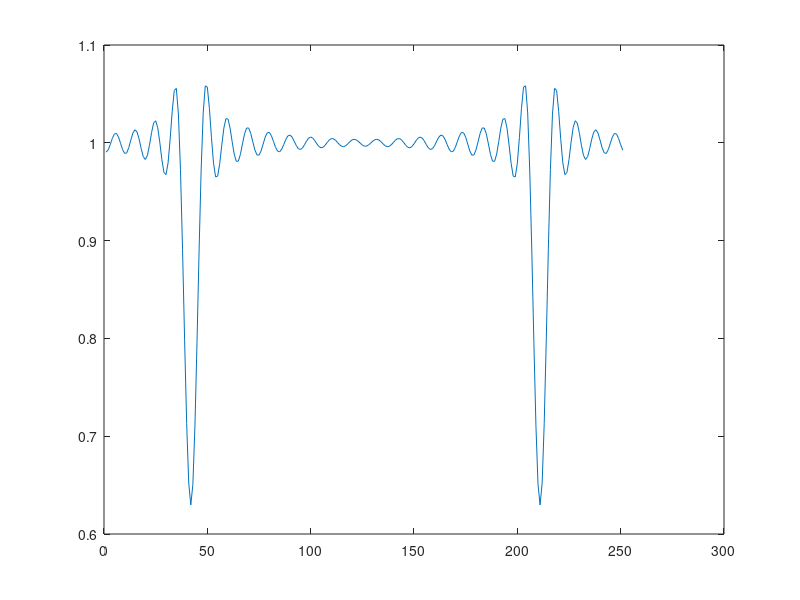

Write MATLAB code to recreate this figure.
#! /usr/bin/octave -qf
1;
clear all;

function [ret] = FIR(orden, ventana)

    # Muestreo la frecuencia deseada

    fm = 300;

    f_ruido = 50;
    delta_ruido = 2;
    rechazo = f_ruido - delta_ruido : f_ruido + delta_ruido;

    resp_frec = ones(1, fm);    
    resp_frec(rechazo) = 0;
    
    # Tomo la IFFT
    
    antitransformada = ifftshift(real(ifft(resp_frec)));    
    
    # Tomo la N+1 muestras centrales   
    
    antitransformada = antitransformada .* ventana';
    
    medio = floor(length(antitransformada) / 2);
    
    delta_orden = floor(orden/2);
    rango_central = medio - delta_orden : medio + delta_orden;

    tomar_central = antitransformada(rango_central);    
    tomar_central = [ zeros(1, medio - delta_orden - 1) tomar_central zeros(1, medio - delta_orden)];
    
    length(tomar_central)          

    # De aca sale cualquier cosa :) ->
    
    # Aplico la ventana       
    
    ret = tomar_central;
    
    ret = ret(floor(f_ruido/2) : length(ret) - ceil(f_ruido/2));
    
    plot(tomar_central,'b',abs(fft(tomar_central)),'r', ret, 'g'); pause    
    
    ret = fft(ret);

endfunction

# Tamano de ventana en muestras (Tm * msec)
ret = FIR(50, blackman(300));

plot(abs(ret));
